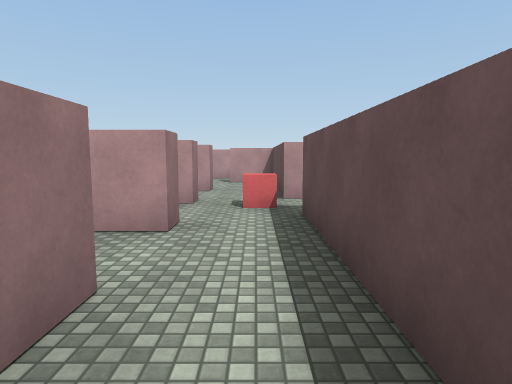
view 1 (above)

14 first-person views from a walk through a Unity game level. The camera is 1.5 m above the floor, tilts 6° down and sees 75° across. The floor is counted in squares, 2 m on a side. Each view is taken from the middle of a square. On the plan, view 1 faces up. The plan holds only what a view shows up to about 11 squares ahead; the rest is blank. Surface patterns are stand-ins for the level's own textures.

view 2
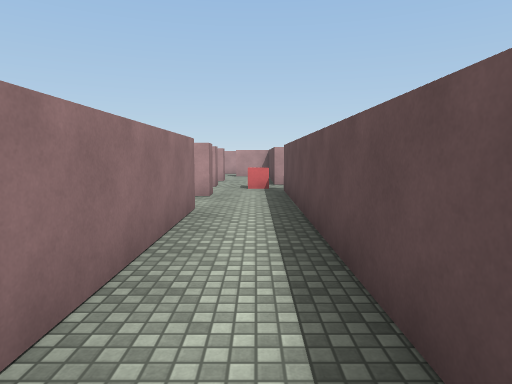

view 3
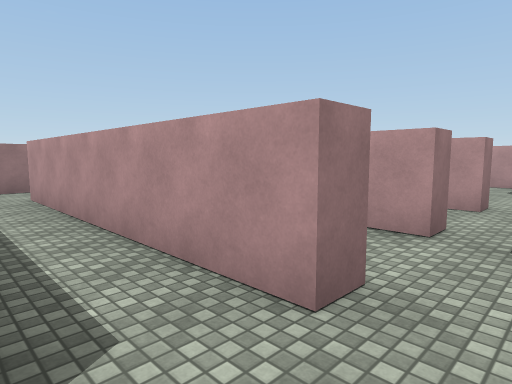

view 4
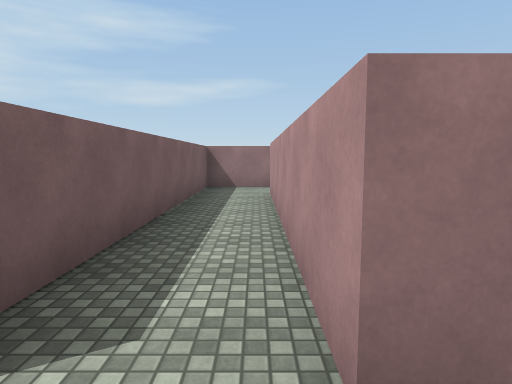

view 5
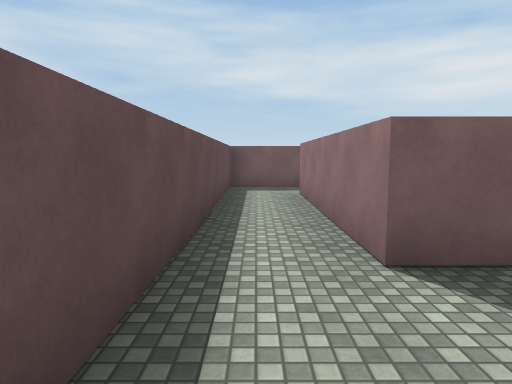

view 6
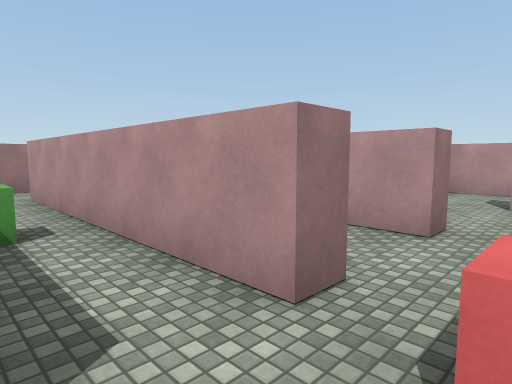

view 7
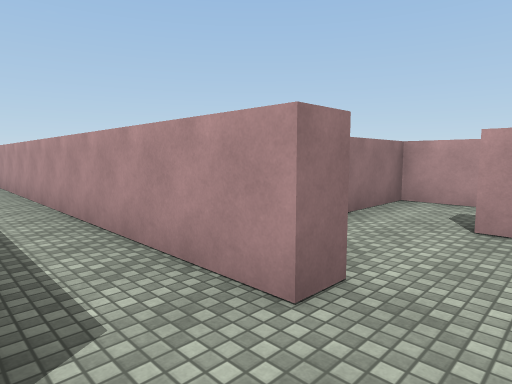

view 8
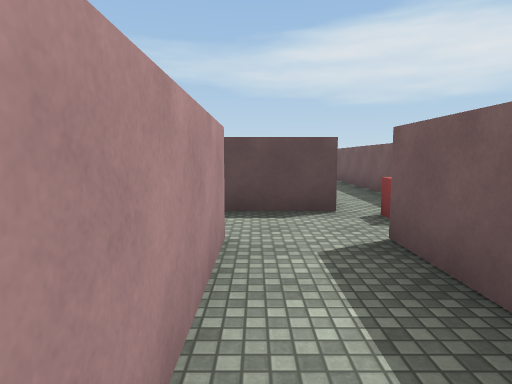

view 9
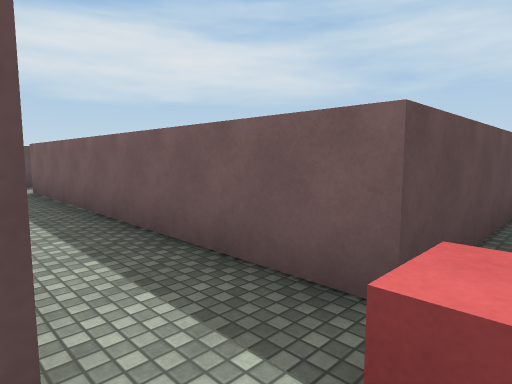

view 10
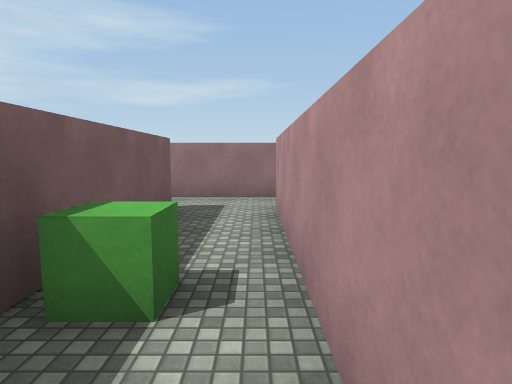

view 11
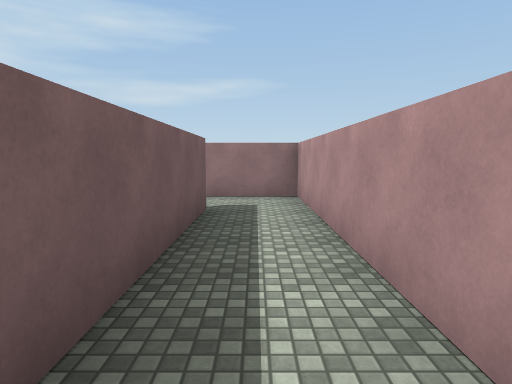

view 12
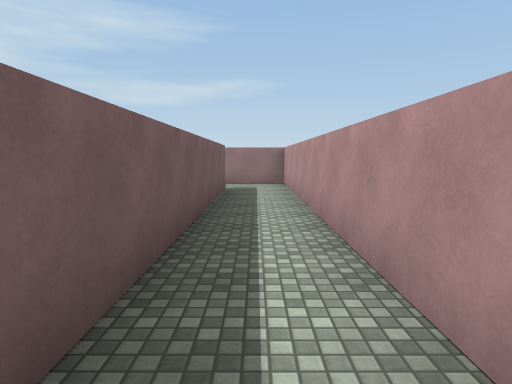

view 13
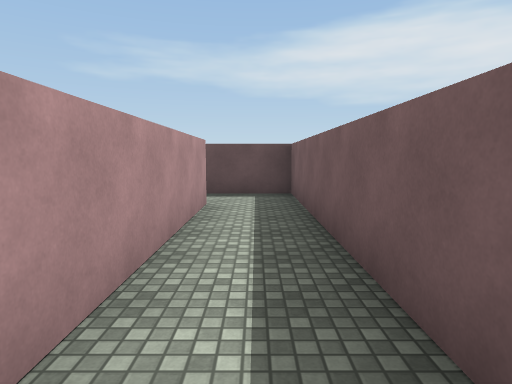

view 14
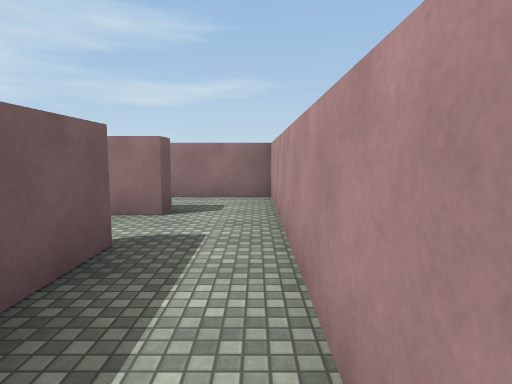

### Floor plan
Points are (right, up) in squares from view 1. A wall is a line through its corners. A room is listed if a view was taken in it or the views show most of it. See-through windows are left out.
Room 1 (views 1, 2, 3, 4)
walls: (-0.9, 3.3) (-6.8, 3.3); (-8.3, 3.5) (-8.3, 1.8) (-0.9, 1.8) (-0.9, -2.8); (-1.1, -4.2) (0.6, -4.2) (0.6, 3.4)
ways out: opening at (-7.5, 4) to room 2; opening at (0, 4) to room 2; opening at (-1, -3)
Room 2 (views 5, 6, 8, 10, 14)
walls: (-2.5, 5.8) (-0.9, 5.8) (-0.9, 5.3) (-6.8, 5.3); (-0.9, 3.9) (-0.9, 3.3); (-0.9, 7.3) (-10.3, 7.3); (0.6, 3.4) (0.6, 4.4) (8.1, 4.4); (-6.9, 5.8) (-5.5, 5.8); (-6.9, 3.8) (-3.5, 3.8); (-8.9, 5.8) (-8.3, 5.8) (-8.3, 3.5)
ways out: opening at (-7.5, 4) to room 1; opening at (0, 4) to room 1; opening at (-1, 7) to room 3; opening at (-0.5, 6) to room 3; opening at (-9, 6.5)
objects: red cube (0, 5)
Room 3 (views 7, 9, 11, 12, 13)
walls: (-0.9, 7.9) (-0.9, 7.3); (-0.9, 10.3) (7.7, 10.3) (7.7, 12.1); (0.6, 5.9) (0.6, 9.8) (-0.9, 9.8); (6.2, 11.8) (-2.3, 11.8) (-2.3, 10)
ways out: opening at (-1, 7) to room 2; opening at (-0.5, 6) to room 2; opening at (7, 12)

Positions as (right, up) in squares from view 1, and headings:
1: (0, 0), facing up
2: (0, -3), facing up
3: (0, 2), facing up-left
4: (0, 3), facing left
5: (0, 4), facing down
6: (0, 4), facing up-left
7: (0, 6), facing up-left
8: (-4, 7), facing right
9: (0, 6), facing down-right
10: (-2, 5), facing left
11: (4, 11), facing left
12: (7, 11), facing left
13: (1, 11), facing right
14: (-4, 7), facing left
